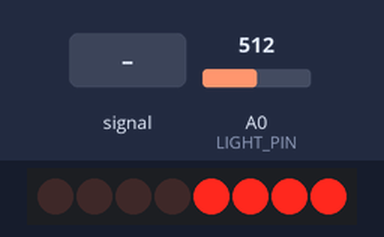
The sketch below on a simulated Arduino Uno, built with avr-gcc and run on an emulated ATmega328P. Parts: 8 shift-register outputs drawn as a row of LEDs (first output left, lit = HIGH). Wiring (inferred from the names in the program): shift register (74HC595): data pin 12; shift clock pin 9; latch pin 11. Wiring (inferred from the signals the program sends): row of LEDs: on Q0, Q1, Q2, Q3, Q4, Q5, Q6, Q7. The test bench sets the inputs (shaded band); at power-on: A0 (LIGHT_PIN) = 512.

Above: at 1.2 s.
1.3 s: A0 (LIGHT_PIN) fed a 2 Hz sine of ±306 counts around its level
At 1.47 s:
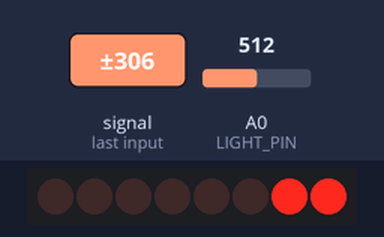
3.0 s: A0 (LIGHT_PIN) set to 0
At 3.6 s:
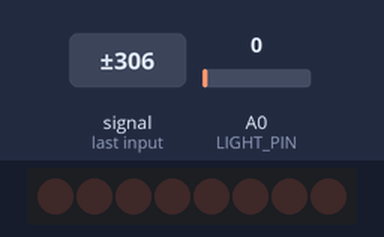
4.5 s: A0 (LIGHT_PIN) set to 1023
At 4.8 s:
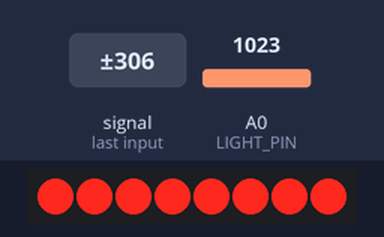
6.0 s: A0 (LIGHT_PIN) set to 900
At 7.1 s:
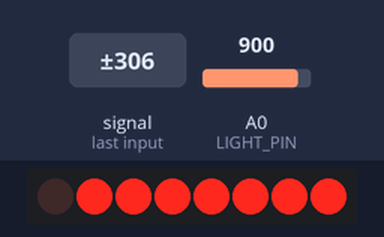
7.5 s: A0 (LIGHT_PIN) set to 716
At 8.2 s:
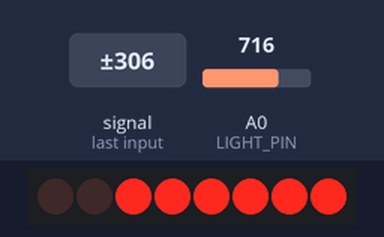
9.0 s: A0 (LIGHT_PIN) fed a 200 Hz sine of ±255 counts around its level
At 10.4 s:
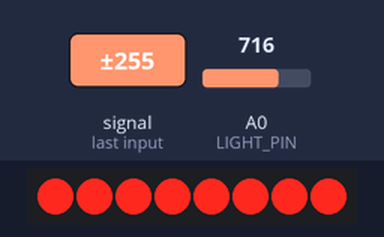
Timing chart, 0 to 11.5 s (numbered marks = the images above; inputs shaded):
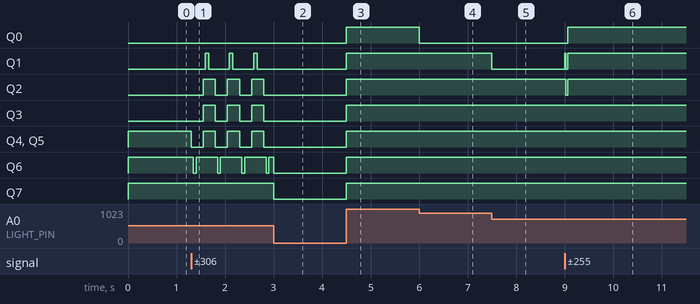

The sketch:

lesson26_photocell.ino
```cpp
#define CLOCK_PIN 9
#define LATCH_PIN 11
#define DATA_PIN  12

#define LIGHT_PIN 0

void setup() {
    pinMode(LATCH_PIN, OUTPUT);
    pinMode(DATA_PIN, OUTPUT);
    pinMode(CLOCK_PIN, OUTPUT);
    updateShiftRegister(0);
}

void loop() {
    uint16_t light = analogRead(LIGHT_PIN);
    uint8_t leds = getLeds(light);
    updateShiftRegister(leds);
}

uint8_t getLeds(uint16_t reading) {
    uint8_t ledsToLight = reading / 113.0;

    uint8_t leds = 0;
    if(0 < ledsToLight) {
        leds = 1 << (ledsToLight - 1);
        leds = leds | (leds - 1);
    }

    return leds;
}

void updateShiftRegister(uint8_t leds) {
    digitalWrite(LATCH_PIN, LOW);
    shiftOut(DATA_PIN, CLOCK_PIN, LSBFIRST, leds);
    digitalWrite(LATCH_PIN, HIGH);
}
```

Measured:
- after the input at 1.3 s, Q1: alternates HIGH for 0.07 s and LOW for 0.43 s, starting after 0.29 s; Q2, Q3: alternates HIGH for 0.25 s and LOW for 0.25 s, starting after 0.25 s; Q4, Q5: alternates HIGH for 0.25 s and LOW for 0.25 s, starting at once; Q6: alternates HIGH for 0.44 s and LOW for 0.06 s, starting after 0.05 s
- after the input at 4.5 s, Q0–7: LOW → HIGH at once
- after the input at 6.0 s, Q0: HIGH → LOW at once
- after the input at 7.5 s, Q1: HIGH → LOW at once
- after the input at 9.0 s, Q0: LOW → HIGH after 0.06 s; Q1: LOW → HIGH at once, → LOW 0.02 s later, → HIGH 0.04 s later; Q2: HIGH → LOW at once, → HIGH 0.04 s later
